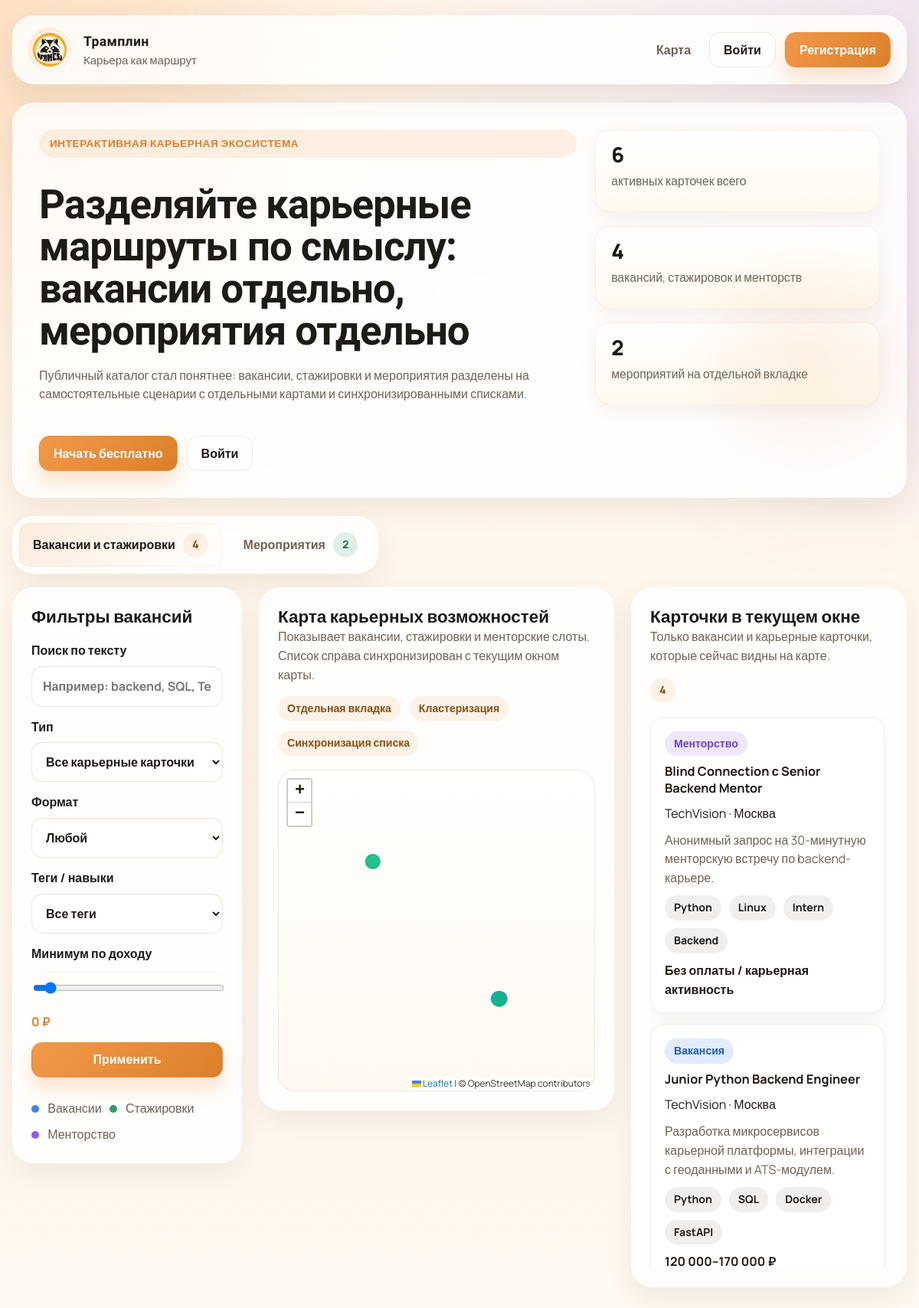
The page / on the database its author committed.
### app/models.py (models this page shows)
class TimestampMixin:
    created_at = db.Column(db.DateTime, default=datetime.now)
    updated_at = db.Column(db.DateTime, default=datetime.now, onupdate=datetime.now)

class Opportunity(TimestampMixin, db.Model):
    id = db.Column(db.Integer, primary_key=True)
    employer_id = db.Column(db.Integer, db.ForeignKey('employer_profile.id'), nullable=False)
    title = db.Column(db.String(180), nullable=False)
    short_description = db.Column(db.Text, nullable=False)
    opportunity_type = db.Column(db.String(30), nullable=False)
    work_format = db.Column(db.String(30), nullable=False)
    city = db.Column(db.String(80), nullable=False)
    address = db.Column(db.String(255))
    latitude = db.Column(db.Float, nullable=False)
    longitude = db.Column(db.Float, nullable=False)
    salary_min = db.Column(db.Integer, default=0)
    salary_max = db.Column(db.Integer, default=0)
    employment_type = db.Column(db.String(40), default='full-time')
    level = db.Column(db.String(40), default='Intern')
    published_on = db.Column(db.Date, default=date.today)
    expires_on = db.Column(db.Date)
    starts_on = db.Column(db.Date)
    is_published = db.Column(db.Boolean, default=True)
    moderation_status = db.Column(db.String(30), default='approved')
    employer = db.relationship('EmployerProfile', back_populates='opportunities')
    tags = db.relationship('Tag', secondary=opportunity_tags, lazy='joined')
    applications = db.relationship('Application', back_populates='opportunity', cascade='all, delete-orphan')

class EmployerProfile(TimestampMixin, db.Model):
    id = db.Column(db.Integer, primary_key=True)
    user_id = db.Column(db.Integer, db.ForeignKey('user.id'), nullable=False, unique=True)
    company_name = db.Column(db.String(180), nullable=False)
    legal_name = db.Column(db.String(180), nullable=False)
    description = db.Column(db.Text, nullable=False)
    website = db.Column(db.String(255))
    socials = db.Column(db.String(255))
    city = db.Column(db.String(80), nullable=False)
    industry = db.Column(db.String(120), nullable=False)
    office_address = db.Column(db.String(255))
    cover_url = db.Column(db.String(255))
    office_photo_url = db.Column(db.String(255))
    verified_badge = db.Column(db.Boolean, default=False)
    company_inn = db.Column(db.String(12), default='')
    hr_title = db.Column(db.String(120), default='HR manager')
    hr_status = db.Column(db.String(30), default='owner')
    user = db.relationship('User', back_populates='employer_profile')
    opportunities = db.relationship('Opportunity', back_populates='employer', cascade='all, delete-orphan')
    events = db.relationship('Event', back_populates='employer', cascade='all, delete-orphan')
    verification = db.relationship('CompanyVerification', back_populates='employer', uselist=False)

class Tag(TimestampMixin, db.Model):
    id = db.Column(db.Integer, primary_key=True)
    name = db.Column(db.String(80), unique=True, nullable=False)
    category = db.Column(db.String(40), nullable=False, default='skill')

### app/main.py (the view)
    @app.route('/')
    def index():
        active_tab = request.args.get('tab', 'opportunities')
        if active_tab not in {'opportunities', 'events'}:
            active_tab = 'opportunities'
        selected_type = request.args.get('type', '')
        if selected_type not in {'', 'vacancy', 'internship', 'mentorship'}:
            selected_type = ''
        selected_format = request.args.get('format', '')
        if selected_format not in {'', 'office', 'hybrid', 'remote'}:
            selected_format = ''
        selected_event_format = request.args.get('event_format', '')
        if selected_event_format not in {'', 'offline', 'online', 'hybrid'}:
            selected_event_format = ''
        selected_tag = request.args.get('tag', '')
        search_query = request.args.get('q', '').strip()
        min_salary = parse_int(request.args.get('salary', '0'))
        opportunities = public_opportunity_catalog(
            selected_type=selected_type,
            selected_format=selected_format,
            selected_tag=selected_tag,
            min_salary=min_salary,
            search_query=search_query,
        )
        events = public_event_catalog(
            selected_format=selected_event_format,
            selected_tag=selected_tag,
            search_query=search_query,
        )
        opportunity_cards = build_public_catalog(opportunities, [])
        event_cards = build_public_catalog([], events)
        public_cards = opportunity_cards + event_cards
        tags = Tag.query.filter_by(category='skill').order_by(Tag.name.asc()).all()
        favorite_company_ids = []
        if current_user.is_authenticated and current_user.role == 'student':
            favorite_company_ids = [
                application.opportunity.employer_id
                for application in current_user.student_profile.applications
                if application.status == 'wishlist'
            ]
        return render_template(
            'index.html',
            active_tab=active_tab,
            opportunities=opportunities,
            events=events,
            public_cards=public_cards,
            opportunity_cards=opportunity_cards,
            event_cards=event_cards,
            opportunity_map_payload=build_map_payload(opportunity_cards),
            event_map_payload=build_map_payload(event_cards),
            tags=tags,
            selected_type=selected_type,
            selected_format=selected_format,
            selected_event_format=selected_event_format,
            selected_tag=selected_tag,
            search_query=search_query,
            min_salary=min_salary,
            favorite_company_ids=favorite_company_ids,
        )

### app/main.py (called while the page is built, shortened)
def parse_int(value: str | None, default: int = 0) -> int:
    try:
        return int(value or default)
    except (TypeError, ValueError):
        return default

def approved_opportunities():
    return Opportunity.query.filter_by(is_published=True, moderation_status='approved').filter(Opportunity.opportunity_type != 'event')

def approved_events():
    return Event.query.filter_by(is_published=True, moderation_status='approved')

def public_opportunity_catalog(selected_type: str = '', selected_format: str = '', selected_tag: str = '', min_salary: int = 0, search_query: str = ''):
    opportunity_query = approved_opportunities()
    if selected_type in {'vacancy', 'internship', 'mentorship'}:
        opportunity_query = opportunity_query.filter_by(opportunity_type=selected_type)
    if selected_format in {'office', 'hybrid', 'remote'}:
        opportunity_query = opportunity_query.filter_by(work_format=selected_format)
    opportunities = opportunity_query.all()
    if selected_tag:
        opportunities = [item for item in opportunities if selected_tag in [tag.name for tag in item.tags]]
    return [item for item in opportunities if item.salary_max >= min_salary or item.salary_max == 0]

def public_event_catalog(selected_format: str = '', selected_tag: str = '', search_query: str = ''):
    event_query = approved_events()
    if selected_format in {'offline', 'online', 'hybrid'}:
        event_query = event_query.filter_by(event_format=selected_format)
    events = event_query.all()
    if selected_tag:
        events = [item for item in events if selected_tag in [tag.name for tag in item.tags]]
    return events

### app/services.py (called while the page is built)
def opportunity_salary_label(opportunity: Opportunity) -> str:
    if opportunity.salary_max:
        return f"{opportunity.salary_min:,}–{opportunity.salary_max:,} ₽".replace(',', ' ')
    return 'Без оплаты / карьерная активность'

def event_schedule_label(event: Event) -> str:
    starts = event.starts_at.strftime('%d.%m %H:%M')
    ends = event.ends_at.strftime('%H:%M')
    return f'{starts}–{ends}'

def build_public_catalog(opportunities: list[Opportunity], events: list[Event]) -> list[dict]:
    cards = [serialize_opportunity(item) for item in opportunities] + [serialize_event(item) for item in events]
    cards.sort(key=lambda item: (item['type'] != 'event', item['city'], item['title']))
    return cards

### app/templates/index.html (shortened to what this page needs)
{% extends 'base.html' %}
{% block content %}
<section class="hero glass blob-bg">
  <div>
    <span class="eyebrow">Интерактивная карьерная экосистема</span>
    <h1>Разделяйте карьерные маршруты по смыслу: вакансии отдельно, мероприятия отдельно</h1>
    <p>Публичный каталог стал понятнее: вакансии, стажировки и мероприятия разделены на самостоятельные сценарии с отдельными картами и синхронизированными списками.</p>
    <div class="hero-actions">
      <a href="{{ url_for('register') }}" class="btn primary">Начать бесплатно</a>
      <a href="{{ url_for('login') }}" class="btn ghost">Войти</a>
    </div>
  </div>
  <div class="hero-stats">
    <div class="stat-card"><strong>{{ public_cards|length }}</strong><span>активных карточек всего</span></div>
    <div class="stat-card"><strong>{{ opportunity_cards|length }}</strong><span>вакансий, стажировок и менторств</span></div>
    <div class="stat-card"><strong>{{ event_cards|length }}</strong><span>мероприятий на отдельной вкладке</span></div>
  </div>
</section>
<section class="tabbed-public" data-tab-root data-active-tab="{{ active_tab }}">
  <div class="tab-switcher glass" role="tablist" aria-label="Переключение каталога">
    <button type="button" class="tab-button" data-tab-button="opportunities">Вакансии и стажировки <span class="badge">{{ opportunity_cards|length }}</span></button>
    <button type="button" class="tab-button" data-tab-button="events">Мероприятия <span class="badge success">{{ event_cards|length }}</span></button>
  </div>
  <div class="tab-panel" data-tab-panel="opportunities">
    <section class="panel-grid public-layout">
      <aside class="filters glass">
        <h2>Фильтры вакансий</h2>
        <form method="get" class="filter-form">
          <label>Поиск по тексту
            <input type="text" name="q" value="{{ search_query }}" placeholder="Например: backend, SQL, TechVision">
          </label>
          <label>Тип
            <select name="type">
              <option value="">Все карьерные карточки</option>
            </select>
          </label>
          <label>Формат
            <select name="format">
              <option value="">Любой</option>
            </select>
          </label>
          <label>Теги / навыки
            <select name="tag">
              <option value="">Все теги</option>
            </select>
          </label>
          <label>Минимум по доходу
            <input type="range" name="salary" min="0" max="180000" step="10000" value="{{ min_salary }}" oninput="this.nextElementSibling.value = this.value + ' ₽'">
            <output>{{ min_salary }} ₽</output>
          </label>
          <button class="btn primary full">Применить</button>
        </form>
        <div class="legend">
          <span><i class="dot blue"></i> Вакансии</span>
          <span><i class="dot green"></i> Стажировки</span>
          <span><i class="dot purple"></i> Менторство</span>
        </div>
      </aside>
      <section class="map-section glass">
        <div class="section-header">
          <div>
            <h2>Карта карьерных возможностей</h2>
            <p>Показывает вакансии, стажировки и менторские слоты. Список справа синхронизирован с текущим окном карты.</p>
          </div>
          <div class="chip-row">
            <span class="chip">Отдельная вкладка</span>
            <span class="chip">Кластеризация</span>
            <span class="chip">Синхронизация списка</span>
          </div>
        </div>
        <div id="mapOpportunities" class="map-box" data-map-instance data-map='{{ opportunity_map_payload|tojson }}' data-list-selector="#listViewportOpportunities" data-count-selector="#visibleCountOpportunities"></div>
      </section>
      <aside class="viewport-list glass">
        <div class="section-header">
          <div>
            <h2>Карточки в текущем окне</h2>
            <p>Только вакансии и карьерные карточки, которые сейчас видны на карте.</p>
          </div>
          <span class="badge" id="visibleCountOpportunities">{{ opportunity_cards|length }}</span>
        </div>
        <div class="viewport-list-scroll" id="listViewportOpportunities">
          {% for item in opportunity_cards %}
            <a class="opportunity-card" href="{{ item.url }}" data-map-card-id="{{ item.id }}">
              <div class="card-topline">
                <span class="pill {{ item.type }}">{{ item.type_label }}</span>
              </div>
              <h3>{{ item.title }}</h3>
              <p>{{ item.company }} · {{ item.city }}</p>
              <p class="muted">{{ item.short_description }}</p>
              <div class="tag-row">
                {% for tag in item.tags[:4] %}<span class="tag">{{ tag }}</span>{% endfor %}
              </div>
              <strong>{{ item.meta_line }}</strong>
            </a>
          {% else %}
            <div class="kanban-card empty">По текущим фильтрам нет вакансий или стажировок.</div>
          {% endfor %}
        </div>
      </aside>
    </section>
  </div>
</section>
{% endblock %}

### app/templates/base.html (shortened to what this page needs)
<!doctype html>
<html lang="ru">
<head>
  <link rel="stylesheet" href="https://unpkg.com/leaflet@1.9.4/dist/leaflet.css">
  <link rel="stylesheet" href="https://unpkg.com/leaflet.markercluster@1.5.3/dist/MarkerCluster.css">
  <link rel="stylesheet" href="https://unpkg.com/leaflet.markercluster@1.5.3/dist/MarkerCluster.Default.css">
  <link rel="stylesheet" href="{{ url_for('static', filename='styles.css') }}">
</head>
<body>
  <div class="page-glow page-glow-left" aria-hidden="true"></div>
  <div class="page-glow page-glow-right" aria-hidden="true"></div>
  <div class="app-shell">
    <header class="topbar glass">
      <a href="{{ url_for('index') }}" class="brand" aria-label="Трамплин">
        <span class="brand-mark">
          <img src="{{ url_for('static', filename='famcs-logo-color.png') }}" alt="Логотип Трамплин">
        </span>
        <span class="brand-copy">
          <strong>Трамплин</strong>
          <small>Карьера как маршрут</small>
        </span>
      </a>
      <nav class="topnav">
        <a href="{{ url_for('index') }}">Карта</a>
        {% if current_user.is_authenticated %}
          <a href="{{ url_for('dashboard') }}">Кабинет</a>
          <a href="{{ url_for('profile_settings') }}">Профиль</a>
          <a href="{{ url_for('logout') }}" class="btn ghost">Выйти</a>
        {% else %}
          <a href="{{ url_for('login') }}" class="btn ghost">Войти</a>
          <a href="{{ url_for('register') }}" class="btn primary">Регистрация</a>
        {% endif %}
      </nav>
    </header>
    <main>
      {% block content %}{% endblock %}
    </main>
  </div>
</body>
</html>

### rows shown on the page
Opportunity: title "Blind Connection с Senior Backend Mentor", city "Москва", short_description "Анонимный запрос на 30-минутную менторскую встречу по backend-карьере."
EmployerProfile: company "TechVision" "TechVision"
Tag: name "Python"
Tag: name "Linux"
Tag: name "Intern"
Tag: name "Backend"
Opportunity: title "Junior Python Backend Engineer", city "Москва", short_description "Разработка микросервисов карьерной платформы, интеграции с геоданными и ATS-модулем."
Tag: name "SQL"
Tag: name "Docker"
Tag: name "FastAPI"

### other values the page prints
{{ public_cards|length }} "6"
{{ opportunity_cards|length }} "4"
{{ event_cards|length }} "2"
{{ min_salary }} "0"
{{ item.type_label }} "Менторство" "Вакансия"
{{ item.meta_line }} "Без оплаты / карьерная активность" "120 000–170 000 ₽"
